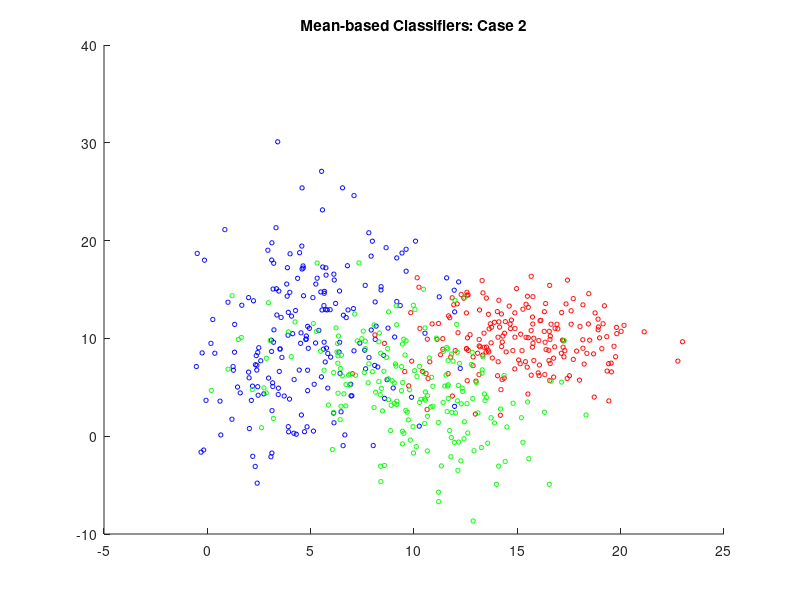

Recreate this plot in MATLAB. (Note: this script raises an error after producing the figure.)
clear all;
close all;

MU1 = [5 10];
SIGMA1 = [8 4; 4 40];
MU2 = [15 10];
SIGMA2 = [8 0; 0 8];
MU3 = [10 5];
SIGMA3 = [10 -5; -5 20];
X1 = mvnrnd(MU1,SIGMA1,200);
X2 = mvnrnd(MU2,SIGMA2,200);
X3 = mvnrnd(MU3, SIGMA3, 200);

SIGMA1 = cov(X1);
SIGMA2 = cov(X2);
SIGMA3 = cov(X3);

range1 = [-5:0.1:20]
range2 = [-5:0.1:20]

figure;
title('Mean-based Classifiers: Case 2');
hold on;

scatter(X1(:,1), X1(:,2), 10, 'b');
scatter(X2(:,1), X2(:,2), 10, 'r');
scatter(X3(:,1), X3(:,2), 10, 'g');

[c_vectors, c_values] = eigs(SIGMA1);
[d_vectors, d_values] = eigs(SIGMA2);
[e_vectors, e_values] = eigs(SIGMA3);

map_1 = MAP([MU1; MU2; MU3], range1, range2, cat(3, SIGMA1, SIGMA2, SIGMA3), [2/9 4/9 1/3]);
contour(range1, range2, map_1', 2, 'r');
hold on;
micd_1 = MICD([MU1; MU2; MU3], range1, range2, cat(3, SIGMA1, SIGMA2, SIGMA3));
contour(range1, range2, micd_1', 2, 'b');
hold on;
med_1 = MED([MU1; MU2; MU3], range1, range2);
contour(range1, range2, med_1', 2, 'g');
hold on;
legend('Class C', 'Class D', ' Class E', 'MAP', 'MICD', 'MED');
hold on;

c_theta = atan2(c_vectors(2,1), c_vectors(1,1));
plot_ellipse(MU1(1), MU1(2), c_theta, sqrt(c_values(1,1)), sqrt(c_values(2,2)));

d_theta = atan2(d_vectors(2,1), d_vectors(1,1));
plot_ellipse(MU2(1), MU2(2), d_theta, sqrt(d_values(1,1)),sqrt(d_values(2,2)));

e_theta = atan2(e_vectors(2,1), e_vectors(1,1));
plot_ellipse(MU3(1), MU3(2), e_theta, sqrt(e_values(1,1)),sqrt(e_values(2,2)));